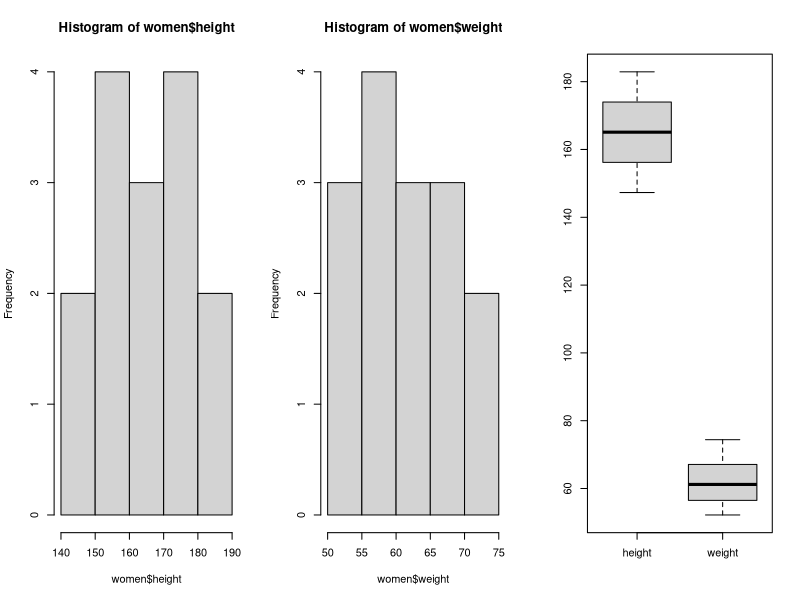
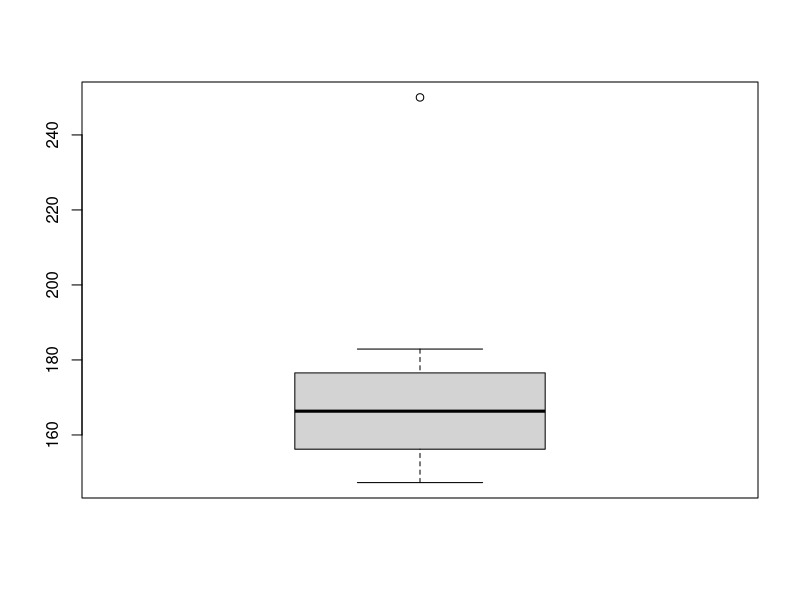

Reproduce these figures in R, in order.
## データのバラツキ ##

#データ読み込み
#単位変換：インチからセンチメートル、ポンドからキログラム
data("women")
women$height <- round(women$height / 0.39370,1)
women$weight <- round(women$weight / 2.2046,1)
#データ構造確認
str(women)
#class(women)
#dim(women)
#ざっくり確認
summary(women)
#グラフで確認
par(mfrow=c(1,3))
hist(women$height)
hist(women$weight)
boxplot(women)
par(mfrow=c(1,1))

# 分位数
#四分位数
quantile(women$height)
#最小値、最大値
range(women$height)
# 四分位範囲
quantile(women$height,0.75)-quantile(women$height,0.25)
IQR(women$height)

# 偏差
women$height - mean(women$height)

# 分散
#不偏分散
var(women$height)
#母分散
variance <- function(x){
  n <- length(x)
  var(x)*(n-1)/n
}
variance(women$height)

# 標準偏差
sd(women$height)
sqrt(var(women$height))

# 外れ値
sample <- c(women$height, 250)
boxplot(sample)

# 変動係数
apply(women,2,mean)
apply(women,2,sd)
apply(women,2,sd)/apply(women,2,mean)